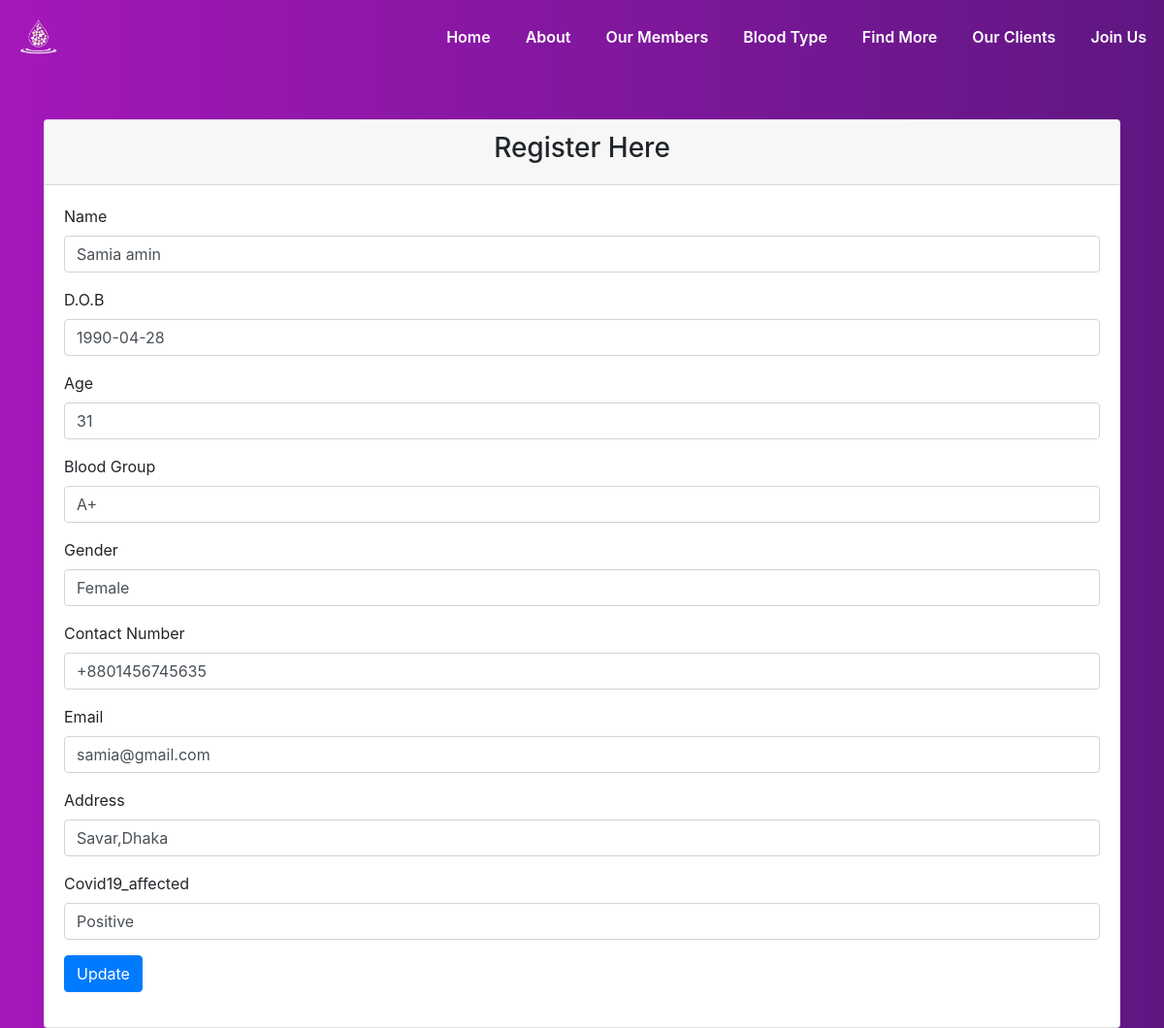
Screenshot of /php/update.php?id=49 with the database file from the repository.
### tables this page shows
CREATE TABLE `donorinfo` (
  `id` int(11) NOT NULL,
  `name` varchar(100) NOT NULL,
  `Date_of_birth` date NOT NULL,
  `age` int(100) NOT NULL,
  `bloodgroup` varchar(100) NOT NULL,
  `gender` varchar(100) NOT NULL,
  `Contact_number` varchar(14) NOT NULL,
  `email` varchar(100) NOT NULL,
  `address` varchar(150) NOT NULL,
  `Covid19_affected` varchar(100) NOT NULL
);

### php/update.php (the view, shortened to what this page needs)
<php
?>
<!DOCTYPE html>
<php
?>
<!DOCTYPE html>
<html>
<head>
  <link rel="stylesheet" type="text/css" href="../css/stylereg.css">
  <link rel="stylesheet" href="https://maxcdn.bootstrapcdn.com/bootstrap/4.5.2/css/bootstrap.min.css">
</head>
<body>
<section id="nav-bar">
<nav class="navbar navbar-expand-lg navbar-light">
    <a class="navbar-brand" href="#"><img src="../image/log.png" width="80px"></a>
    <div class="collapse navbar-collapse" id="navbarNav">
      <ul class="navbar-nav ml-auto">
        <li class="nav-item">
          <a class="nav-link" aria-current="page" href="index1.php">Home</a>
        </li>
        <li class="nav-item">
          <a class="nav-link" href="about.php">About</a>
        </li>
        <li class="nav-item">
          <a class="nav-link" href="members.php">Our Members</a>
        </li>
        <li class="nav-item">
          <a class="nav-link" href="userinfo.php" >Blood Type</a>
        </li>
        <li class="nav-item">
          <a class="nav-link" href="search.php" >Find More</a>
        </li>
        <li class="nav-item">
          <a class="nav-link" href="receiver.php">Our Clients</a>
        </li>
        <li class="nav-item">
          <a class="nav-link" href="registration.php" >Join Us</a>
        </li>
      </ul>
    </div>
</nav>
<div class="container mt-5">
<div class="row">
<div class="col-md-12">
<div class="card">
<div class="card-header text-center">
<h3>Register Here</h3>
</div>
<div class="card-body">
<?php
include 'connection.php';
$ids=$_GET['id'];
$showquery="select * from donorinfo where id={$ids}";
$showdata=mysqli_query($con,$showquery);
$arrdata=mysqli_fetch_array($showdata);
    ?>
<form action="" method="post">
  <div class="form-group">
    <label for="name">Name</label>
    <input type="text" name="name" class="form-control" id="name" value="<?php echo $arrdata['name']?>" placeholder="Enter name" required>
  </div>
  <div class="form-group">
    <label for="Date of Birth">D.O.B</label>
    <input type="text" name="Date_of_birth" class="form-control" id="Date of Birth" value="<?php echo $arrdata['Date_of_birth']?>" placeholder="Date of Birth">
  </div>
  <div class="form-group">
    <label for="age">Age</label>
    <input type="text" name="age" class="form-control" id="age" value="<?php echo $arrdata['age']?>" placeholder="Age">
  </div>
  <div class="form-group">
    <label for="bloodgroup">Blood Group</label>
    <input type="text" name="bloodgroup" class="form-control" id="bloodgroup" value="<?php echo $arrdata['bloodgroup']?>" placeholder="Blood Group">
  </div>
  <div class="form-group">
    <label for="gender">Gender</label>
    <input type="text" name="gender" class="form-control" id="gender" value="<?php echo $arrdata['gender']?>"  placeholder="Gender">
  </div>
  <div class="form-group">
    <label for="Contact_number">Contact Number</label>
    <input type="text" name="Contact_number" minlength="14" maxlength="14" class="form-control" id="Contact_number" value="<?php echo $arrdata['Contact_number']?>" placeholder="Contact Number">
  </div>
  <div class="form-group">
    <label for="email">Email</label>
    <input type="text" name="email" class="form-control" id="email" value="<?php echo $arrdata['email']?>" placeholder="Email">
  </div>
  <div class="form-group">
    <label for="address">Address</label>
    <input type="text" name="address" class="form-control" id="address" value="<?php echo $arrdata['address']?>" placeholder="Address">
  </div>
  <div class="form-group">
    <label for="Covid19_affected">Covid19_affected</label>
    <input type="text" name="Covid19_affected" class="form-control" id="Covid19_affected" value="<?php echo $arrdata['Covid19_affected']?>" placeholder="Covid19_affected">
  </div>
  <button type="submit" name="save_data" value="Update" class="btn btn-primary">Update</button>
</form>
</div>
</div>
</div>
</div></div>
</body>
</html>

### css/stylereg.css (style rules this page uses)
.navbar { padding:0!important; background-image: linear-gradient(to right,#a517ba,#5f1782); }
.navbar-nav li { padding:0 10px; }
.navbar-nav li a { color:#fff!important; font-weight:600; }
body { background-image: linear-gradient(to right,#a517ba,#5f1782); }

### rows the page displays
donorinfo: name "Samia amin", Date_of_birth "1990-04-28", age "31", bloodgroup "A+", gender "Female", Contact_number "+8801456745635", email "samia@gmail.com", address "Savar,Dhaka", Covid19_affected "Positive"
